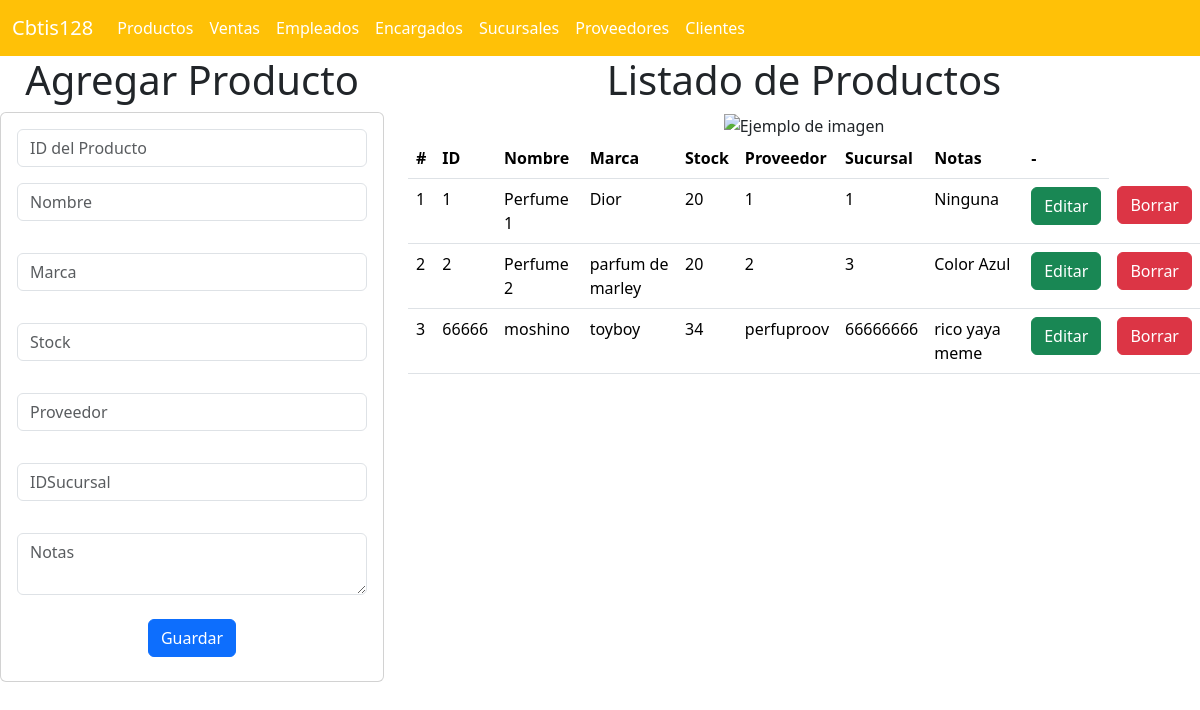
The page /productos on the database its author committed.
### productos_app/models.py (models this page shows, shortened)
class Producto(models.Model):
    idproducto=models.IntegerField(null=True)
    nombre=models.CharField(max_length=20)
    marca=models.CharField(max_length=20)
    stock=models.IntegerField()
    idproveedor=models.CharField(max_length=20)
    idsucursal=models.IntegerField()
    notas=models.TextField()

### productos_app/views.py (the view)
# urls.py: path("productos",views.productos,name="productos"),
def productos(request):
    losproductos=Producto.objects.all()
    return render(request,'gestionarProductos.html',{"misproductos":losproductos})

### productos_app/templates/gestionarProductos.html (shortened to what this page needs)
{%extends "base.html"%}
{% load static %}
{% block cuerpo%}
<div class="row">
    <div class="col-sm-12 col-md-4 col-lg-4 col-xl-4">
        <h1>Agregar Producto</h1>
        <div class="card">
            <div class="card-body">
                <form action="/registrarProducto/" method="POST">
                    <div class="form-group">
                        <input type="text" id="txtid" name="txtid" class="form-control" placeholder="ID del Producto" required>
                    </div>
                    <div class="form-group py-3">
                        <input type="text" id="txtnombre" name="txtnombre" class="form-control" placeholder="Nombre" maxlength="20" required>
                    </div>
                    <div class="form-group py-3">
                        <input type="text" id="txtmarca" name="txtmarca" class="form-control" placeholder="Marca" maxlength="20" required>
                    </div>
                    <div class="form-group py-3">
                        <input type="number" id="numstock" name="numstock" class="form-control" placeholder="Stock" required>
                    </div>
                    <div class="form-group py-3">
                        <input type="text" id="txtpro" name="txtpro" class="form-control" placeholder="Proveedor" maxlength="20" required>
                    </div>
                    <div class="form-group py-3">
                        <input type="number" id="numidsucursal" name="numidsucursal" class="form-control" placeholder="IDSucursal" required>
                    </div>
                    <div class="form-group py-3">
                        <textarea id="txtnotas" name="txtnotas" class="form-control" placeholder="Notas" required></textarea>
                    </div>
                    <div class="form-group py-2">
                        <button type="submit" class="btn btn-primary">Guardar</button>
                    </div>
                </form>
            </div>
        </div>
    </div>
        <div class="col-sm-12 col-md-4 col-xl-8">
            <h1>Listado de Productos</h1>
            <img src="{% static 'img/perfumes.jpg' %}" style="width: 300px;" alt="Ejemplo de imagen">
            <div class="table-responsive">
                <table class="table">
                    <thead>
                        <tr>
                            <th scope="col">#</th>
                            <th scope="col">ID</th>
                            <th scope="col">Nombre</th>
                            <th scope="col">Marca</th>
                            <th scope="col">Stock</th>
                            <th scope="col">Proveedor</th>
                            <th scope="col">Sucursal</th>
                            <th scope="col">Notas</th>
                            <th scope="col">-</th>
                        </tr>
                    </thead>
                    <tbody>
                        {% for p in misproductos %}
                        <tr>
                            <td>{{ forloop.counter }}</td>
                            <td>{{ p.idproducto }}</td>
                            <td>{{ p.nombre }}</td>
                            <td>{{ p.marca }}</td>
                            <td>{{ p.stock }}</td>
                            <td>{{ p.idproveedor }}</td>
                            <td>{{ p.idsucursal }}</td>
                            <td>{{ p.notas }}</td>
                            <td><a href="seleccionarProducto/{{ p.idproducto }}" class="btn btn-success">Editar</a></td>
                            <td><a href="borrarProducto/{{ p.idproducto }}" class="btn btn-danger">Borrar</a></td>
                        </tr>
                        {% endfor %}
                    </tbody>
                </table>
            </div>
        </div>
{%endblock%}

### rows shown on the page
Producto: idproducto "1", nombre "Perfume 1", marca "Dior", stock "20", idproveedor "1", idsucursal "1", notas "Ninguna"
Producto: idproducto "2", nombre "Perfume 2", marca "parfum de marley", stock "20", idproveedor "2", idsucursal "3", notas "Color Azul"
Producto: idproducto "66666", nombre "moshino", marca "toyboy", stock "34", idproveedor "perfuproov", idsucursal "66666666", notas "rico yaya meme"
